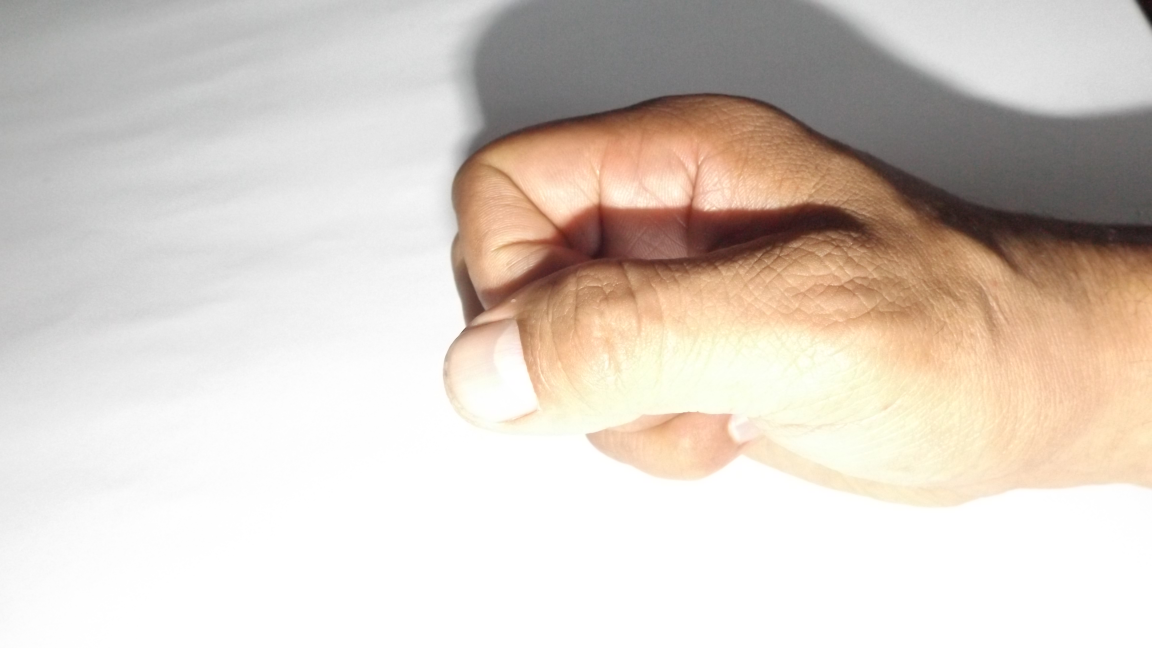
#> input picture data/1.JPG, 4608 x 2592 px (shown at 1/4 size)
$ python -i utils.py   (imports and definitions only)
#> lines starting #> are read from the running program, lines starting #| are printed output that depends on the picture; after the words box and inside, x2 and y2 are one past the last pixel; in counts of white or black regions, pixels touching at a corner belong together
#> further down, picture is the input picture: shape (2592, 4608, 3); mean B, G, R 196.8, 205.7, 215.9
import numpy as np
import cv2 as cv
import pickle
import time
from sklearn.mixture import GaussianMixture

class Utils:
    # [171 lines left out: functions getThresholdedHand, getGuassianThresholdedHand, skin_color_thresholding, getMaskedHand, loadKmeansModel, loadSVMModel and 5 more, not called in this run]

    @staticmethod
    def thresholdingUsingMorph(img):
        # convert the image from BGR to ycrcb
        ycrcbImg = cv.cvtColor(img, cv.COLOR_BGR2YCrCb)
#> ycrcbImg: shape (2592, 4608, 3); mean of channels 0, 1, 2 207.7, 133.9, 121.8
        # get the ycrcb channels
        y, cr, cb = cv.split(ycrcbImg)
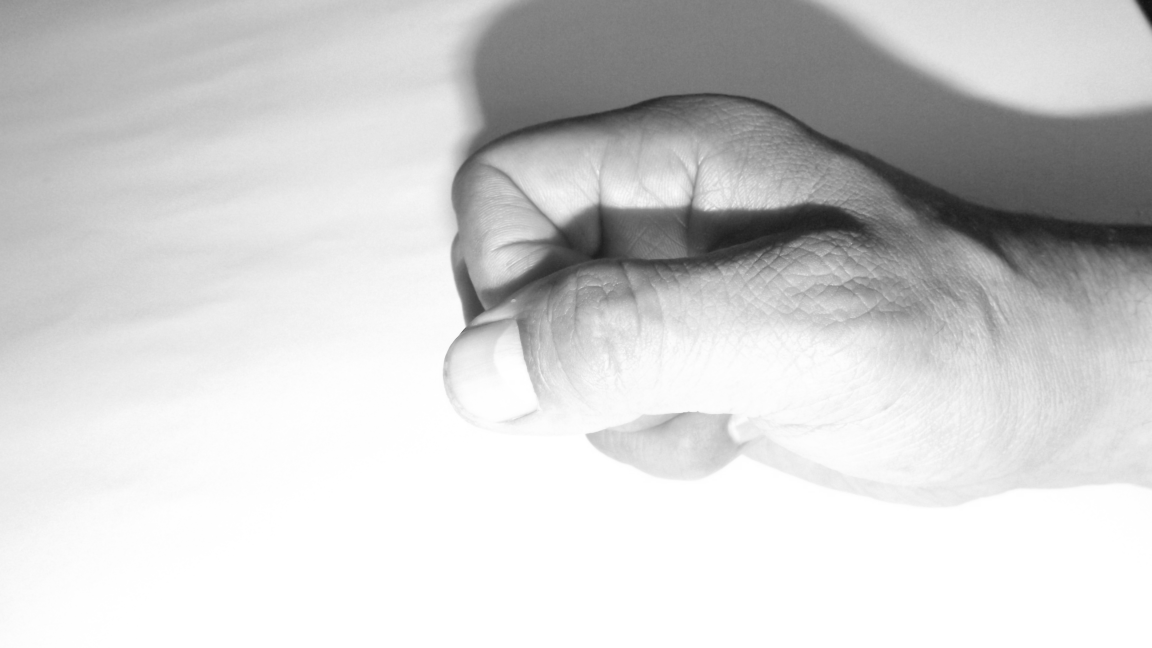
#> y: shape (2592, 4608) (shown at 1/4 size); min 15, max 255, mean 207.7
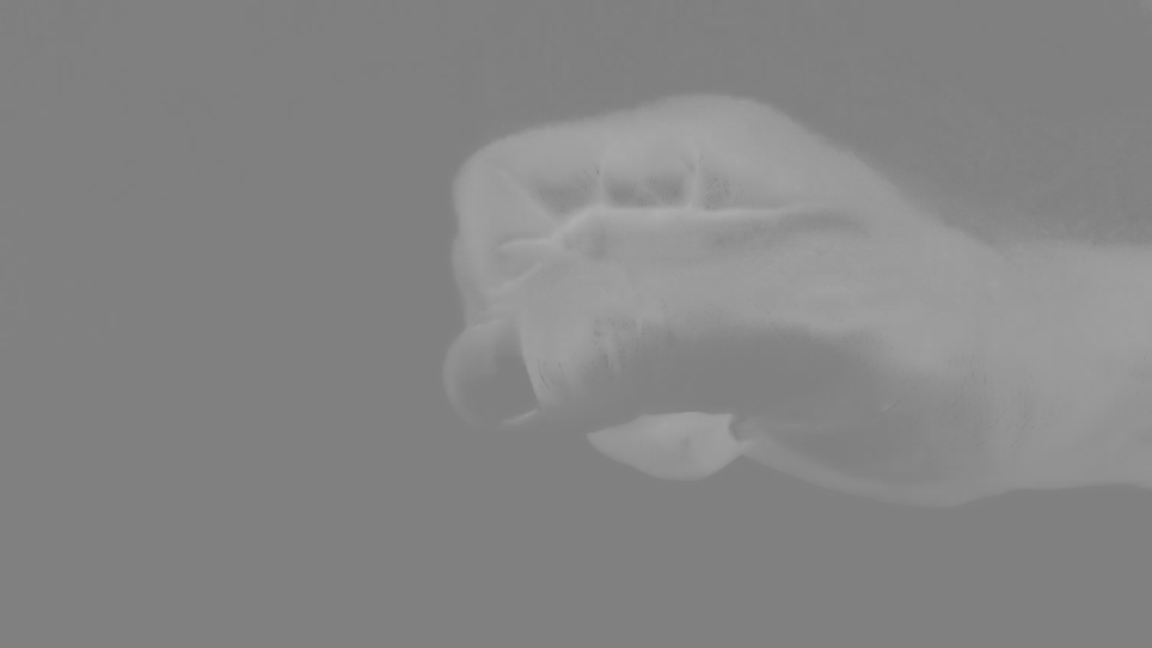
#> cr: shape (2592, 4608) (shown at 1/4 size); min 123, max 175, mean 133.9
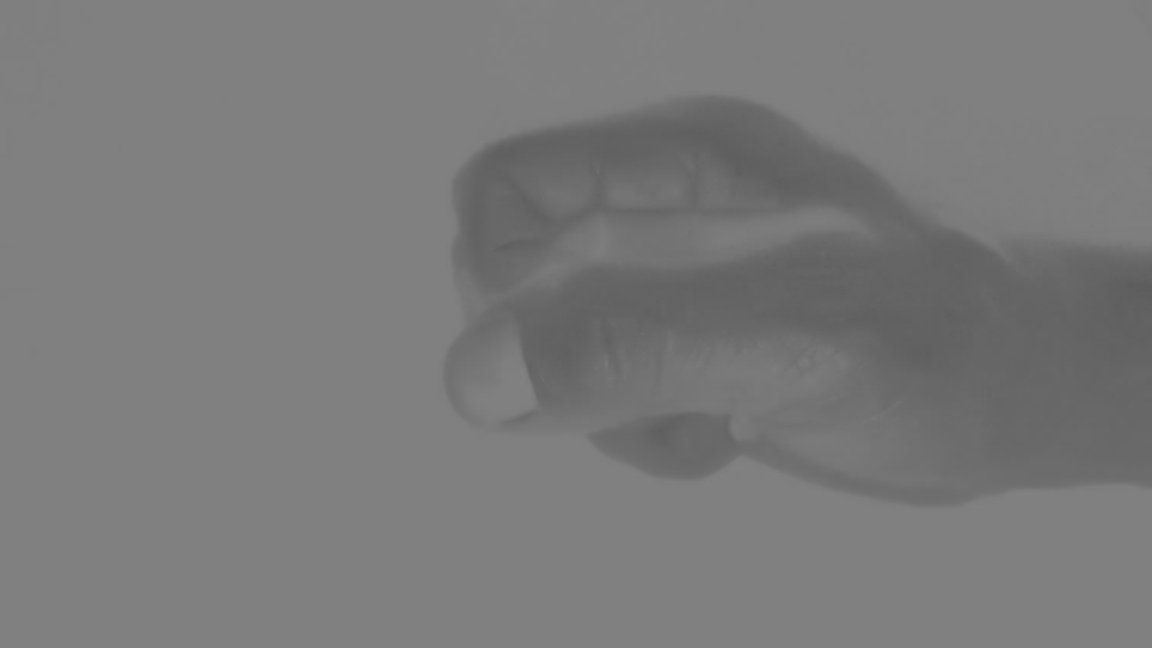
#> cb: shape (2592, 4608) (shown at 1/4 size); min 91, max 130, mean 121.8
        # apply the gaussian filter to remove noise
        gaussImg = cv.GaussianBlur(cr, (5, 5), 0)
        # apply the threshold to get the mask
        _, mask = cv.threshold(gaussImg, 0, 255, cv.THRESH_BINARY + cv.THRESH_OTSU)
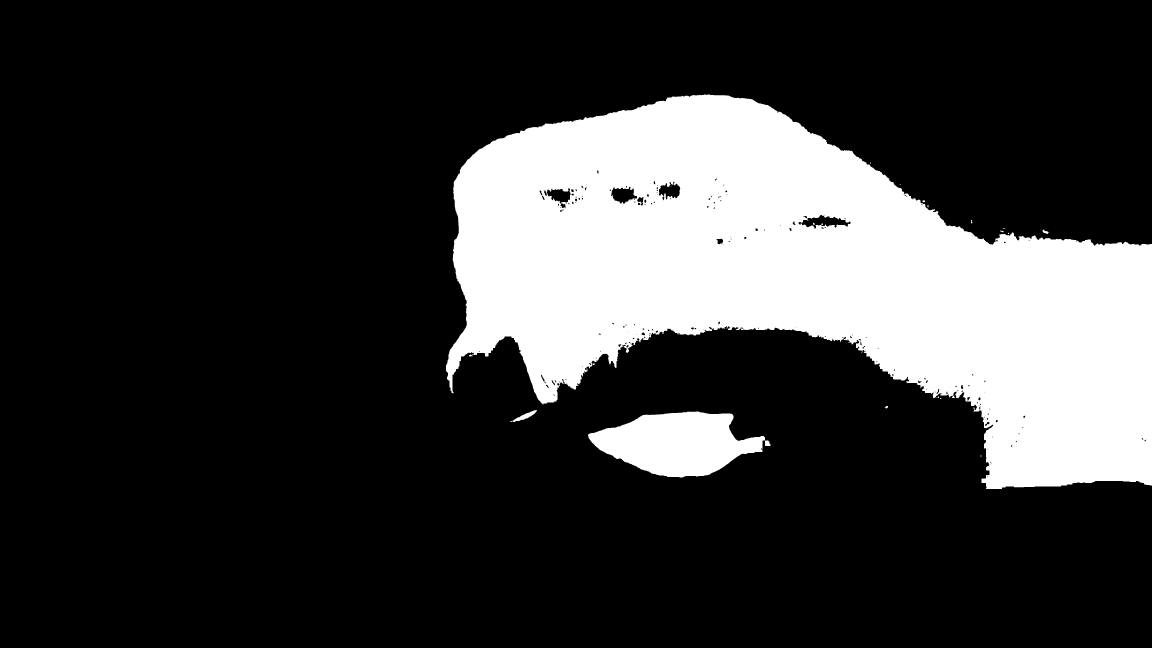
#> mask: shape (2592, 4608) (shown at 1/4 size); 21.6% white; 25 white regions (8 under 20 px), largest, box (x1, y1, x2, y2) and area: (1784, 378, 4608, 1956) 2460888, (2352, 1646, 3060, 1910) 120083, (2041, 1640, 2148, 1688) 1479
        # apply the median filter to remove noise
        mask = cv.medianBlur(mask, 5)
#> mask: shape (2592, 4608); 21.6% white; 20 white regions (6 under 20 px), largest, box (x1, y1, x2, y2) and area: (1784, 378, 4608, 1956) 2462337, (2352, 1646, 3060, 1910) 120082, (2049, 1640, 2147, 1688) 1446
        # apply the closing to fill the holes
        kernel = np.ones((5, 5), np.uint8)
        mask = cv.morphologyEx(mask, cv.MORPH_CLOSE, kernel)
#> mask: shape (2592, 4608); 21.7% white; 15 white regions (5 under 20 px), largest, box (x1, y1, x2, y2) and area: (1784, 378, 4608, 1956) 2465711, (2352, 1646, 3082, 1910) 120496, (2042, 1640, 2147, 1688) 1467
        # apply the opening to remove noise
        mask = cv.morphologyEx(mask, cv.MORPH_OPEN, kernel)
#> mask: shape (2592, 4608); 21.7% white; 9 white regions, largest, box (x1, y1, x2, y2) and area: (1784, 378, 4608, 1956) 2465031, (2353, 1646, 3081, 1910) 120485, (2052, 1641, 2146, 1687) 1428
        # apply the dilation to get the mask
        mask = cv.dilate(mask, kernel, iterations=1)
#> mask: shape (2592, 4608); 21.9% white; 7 white regions, largest, box (x1, y1, x2, y2) and area: (1782, 376, 4608, 1958) 2491493, (2351, 1644, 3083, 1912) 124741, (2050, 1639, 2148, 1689) 2004
        # apply the erosion to get the mask
        mask = cv.erode(mask, kernel, iterations=1)
        # apply the median filter to remove noise
        mask = cv.medianBlur(mask, 5)
#> mask: shape (2592, 4608); 21.7% white; 9 white regions (2 under 20 px), largest, box (x1, y1, x2, y2) and area: (1784, 378, 4608, 1956) 2465381, (2353, 1646, 3081, 1910) 120475, (2052, 1641, 2146, 1687) 1419
        # apply the closing to fill the holes
        mask = cv.morphologyEx(mask, cv.MORPH_CLOSE, kernel)
#> mask: shape (2592, 4608); 21.7% white; 8 white regions (1 under 20 px), largest, box (x1, y1, x2, y2) and area: (1784, 378, 4608, 1956) 2466200, (2353, 1646, 3081, 1910) 120479, (2052, 1641, 2146, 1687) 1419
        # apply the opening to remove noise
        mask = cv.morphologyEx(mask, cv.MORPH_OPEN, kernel)
#> mask: shape (2592, 4608); 21.7% white; 5 white regions, box (x1, y1, x2, y2) and area: (1784, 378, 4608, 1956) 2465971, (2353, 1646, 3081, 1910) 120479, (2054, 1641, 2145, 1687) 1411, (4172, 921, 4192, 935) 179, (3544, 1625, 3550, 1632) 41
        # apply the dilation to get the mask
        mask = cv.dilate(mask, kernel, iterations=1)
#> mask: shape (2592, 4608); 21.9% white; 5 white regions, box (x1, y1, x2, y2) and area: (1782, 376, 4608, 1958) 2490983, (2351, 1644, 3083, 1912) 124731, (2052, 1639, 2147, 1689) 1975, (4170, 919, 4194, 937) 331, (3542, 1623, 3552, 1634) 109
        # apply the erosion to get the mask
        mask = cv.erode(mask, kernel, iterations=1)
        # apply the median filter to remove noise
        mask = cv.medianBlur(mask, 5)
#> mask: shape (2592, 4608); 21.7% white; 5 white regions, box (x1, y1, x2, y2) and area: (1784, 378, 4608, 1956) 2466215, (2353, 1646, 3081, 1910) 120473, (2054, 1641, 2145, 1687) 1404, (4172, 921, 4192, 935) 171, (3544, 1625, 3550, 1632) 30
        # apply the closing to fill the holes
        mask = cv.morphologyEx(mask, cv.MORPH_CLOSE, kernel)
        # apply the opening to remove noise
        mask = cv.morphologyEx(mask, cv.MORPH_OPEN, kernel)
#> mask: shape (2592, 4608); 21.7% white; 4 white regions, box (x1, y1, x2, y2) and area: (1784, 378, 4608, 1956) 2466578, (2353, 1646, 3080, 1910) 120469, (2055, 1641, 2144, 1686) 1394, (4173, 922, 4192, 935) 165
        # apply the dilation to get the mask
        mask = cv.dilate(mask, kernel, iterations=1)
#> mask: shape (2592, 4608); 21.9% white; 4 white regions, box (x1, y1, x2, y2) and area: (1782, 376, 4608, 1958) 2490890, (2351, 1644, 3082, 1912) 124717, (2053, 1639, 2146, 1688) 1946, (4171, 920, 4194, 937) 309
        # apply the erosion to get the mask
        mask = cv.erode(mask, kernel, iterations=1)
        # apply the median filter to remove noise
        mask = cv.medianBlur(mask, 5)
#> mask: shape (2592, 4608); 21.7% white; 4 white regions, box (x1, y1, x2, y2) and area: (1784, 378, 4608, 1956) 2466717, (2353, 1646, 3080, 1910) 120466, (2055, 1641, 2144, 1686) 1388, (4173, 922, 4192, 935) 157
        # apply the closing to fill the holes
        mask = cv.morphologyEx(mask, cv.MORPH_CLOSE, kernel)
        # apply the opening to remove noise
        mask = cv.morphologyEx(mask, cv.MORPH_OPEN, kernel)
#> mask: shape (2592, 4608); 21.7% white; 4 white regions, box (x1, y1, x2, y2) and area: (1784, 378, 4608, 1956) 2466859, (2353, 1646, 3080, 1910) 120466, (2056, 1641, 2144, 1686) 1385, (4174, 923, 4191, 934) 143
        # apply the dilation to get the mask
        mask = cv.dilate(mask, kernel, iterations=1)
#> mask: shape (2592, 4608); 21.9% white; 4 white regions, box (x1, y1, x2, y2) and area: (1782, 376, 4608, 1958) 2490836, (2351, 1644, 3082, 1912) 124714, (2054, 1639, 2146, 1688) 1933, (4172, 921, 4193, 936) 271
        # apply the erosion to get the mask
        mask = cv.erode(mask, kernel, iterations=1)
        # apply the median filter to remove noise
        mask = cv.medianBlur(mask, 5)
#> mask: shape (2592, 4608); 21.7% white; 4 white regions, box (x1, y1, x2, y2) and area: (1784, 378, 4608, 1956) 2466939, (2353, 1646, 3080, 1910) 120462, (2056, 1641, 2144, 1686) 1379, (4174, 923, 4191, 934) 133
        # apply the closing to fill the holes
        mask = cv.morphologyEx(mask, cv.MORPH_CLOSE, kernel)
        # apply the opening to remove noise
        mask = cv.morphologyEx(mask, cv.MORPH_OPEN, kernel)
#> mask: shape (2592, 4608); 21.7% white; 4 white regions, box (x1, y1, x2, y2) and area: (1784, 378, 4608, 1956) 2466989, (2353, 1646, 3080, 1910) 120462, (2057, 1642, 2143, 1685) 1363, (4175, 924, 4190, 934) 121
        # apply the dilation to get the mask
        mask = cv.dilate(mask, kernel, iterations=1)
#> mask: shape (2592, 4608); 21.9% white; 4 white regions, box (x1, y1, x2, y2) and area: (1782, 376, 4608, 1958) 2490766, (2351, 1644, 3082, 1912) 124710, (2055, 1640, 2145, 1687) 1895, (4173, 922, 4192, 936) 237
        # apply the erosion to get the mask
        mask = cv.erode(mask, kernel, iterations=1)
        # apply the median filter to remove noise
        mask = cv.medianBlur(mask, 5)
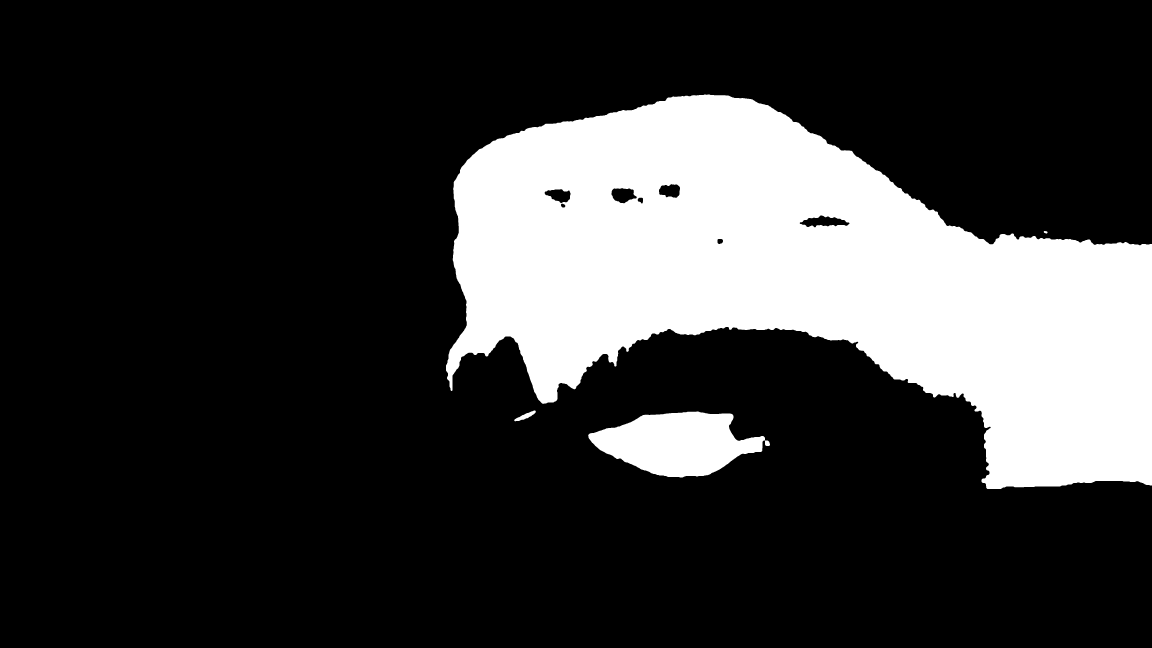
#> mask: shape (2592, 4608) (shown at 1/4 size); 21.7% white; 4 white regions, box (x1, y1, x2, y2) and area: (1784, 378, 4608, 1956) 2467023, (2353, 1646, 3080, 1910) 120459, (2057, 1642, 2143, 1685) 1355, (4175, 924, 4190, 934) 112
        # apply the closing to fill the holes
        mask = cv.morphologyEx(mask, cv.MORPH_CLOSE, kernel)
        # apply the opening to remove noise
        mask = cv.morphologyEx(mask, cv.MORPH_OPEN, kernel)
#> mask: shape (2592, 4608); 21.7% white; 4 white regions, box (x1, y1, x2, y2) and area: (1784, 378, 4608, 1956) 2467057, (2353, 1646, 3080, 1910) 120459, (2058, 1642, 2143, 1685) 1352, (4176, 924, 4189, 934) 105
        # apply the dilation to get the mask
        mask = cv.dilate(mask, kernel, iterations=1)
#> mask: shape (2592, 4608); 21.9% white; 4 white regions, box (x1, y1, x2, y2) and area: (1782, 376, 4608, 1958) 2490725, (2351, 1644, 3082, 1912) 124707, (2056, 1640, 2145, 1687) 1880, (4174, 922, 4191, 936) 213
        # apply the erosion to get the mask
        mask = cv.erode(mask, kernel, iterations=1)
        # apply the median filter to remove noise
        mask = cv.medianBlur(mask, 5)
#> mask: shape (2592, 4608); 21.7% white; 4 white regions, box (x1, y1, x2, y2) and area: (1784, 378, 4608, 1956) 2467088, (2353, 1646, 3080, 1910) 120455, (2058, 1642, 2143, 1685) 1347, (4176, 924, 4189, 934) 99
        # apply the closing to fill the holes
        mask = cv.morphologyEx(mask, cv.MORPH_CLOSE, kernel)
        # apply the opening to remove noise
        mask = cv.morphologyEx(mask, cv.MORPH_OPEN, kernel)
#> mask: shape (2592, 4608); 21.7% white; 4 white regions, box (x1, y1, x2, y2) and area: (1784, 378, 4608, 1956) 2467104, (2353, 1646, 3080, 1910) 120455, (2059, 1642, 2142, 1684) 1335, (4177, 925, 4189, 933) 87
        return mask

    # [213 lines left out: functions removeShadows, extract_hand, convert_58ulbp_to_9ulbp, get_9ULBP, not called in this run]

>>> import cv2
>>> picture = cv2.imread('data/1.JPG')
>>> result = Utils().thresholdingUsingMorph(picture)
